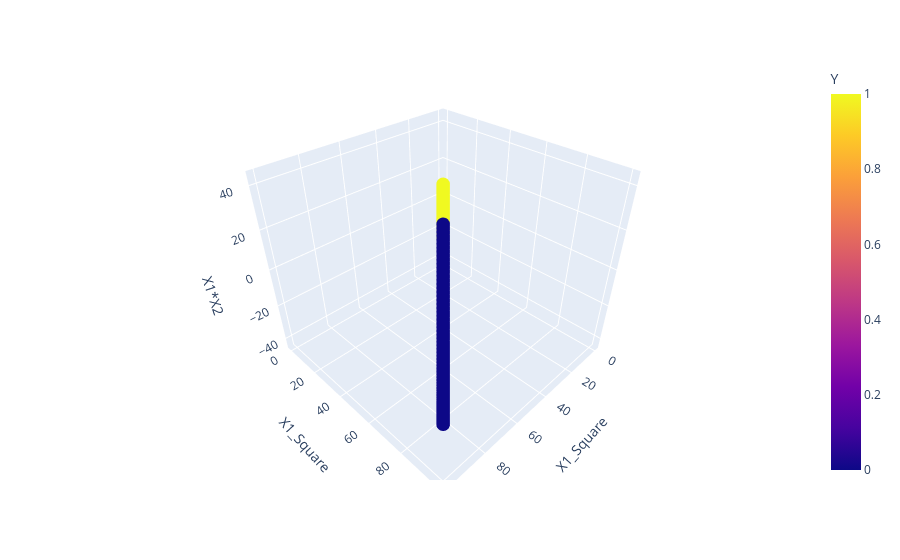

Here is the notebook cell this chart was saved with:
### Code cell
fig = px.scatter_3d(df,'X1_Square',y='X1_Square',z='X1*X2',color='Y')

fig.show()

### Figure 1 — Plotly figure (JSON) as saved in the notebook; plotly's stock layout.template omitted (floating-point values rounded to 4 significant figures; data arrays with more than 128 entries replaced by an {"elided": "..."} marker saying what was removed)
{"data": [{"hovertemplate": "X1_Square=%{y}<br>X1*X2=%{z}<br>Y=%{marker.color}<extra></extra>", "legendgroup": "", "marker": {"color": {"elided": "400 int values"}, "coloraxis": "coloraxis", "symbol": "circle"}, "mode": "markers", "name": "", "scene": "scene", "showlegend": false, "type": "scatter3d", "x": {"elided": "400 float values"}, "y": {"elided": "400 float values"}, "z": {"elided": "400 float values"}}], "layout": {"coloraxis": {"colorbar": {"title": {"text": "Y"}}, "colorscale": [[0, "#0d0887"], [0.1111, "#46039f"], [0.2222, "#7201a8"], [0.3333, "#9c179e"], [0.4444, "#bd3786"], [0.5556, "#d8576b"], [0.6667, "#ed7953"], [0.7778, "#fb9f3a"], [0.8889, "#fdca26"], [1, "#f0f921"]]}, "legend": {"tracegroupgap": 0}, "margin": {"t": 60}, "scene": {"domain": {"x": [0, 1], "y": [0, 1]}, "xaxis": {"title": {"text": "X1_Square"}}, "yaxis": {"title": {"text": "X1_Square"}}, "zaxis": {"title": {"text": "X1*X2"}}}}}
